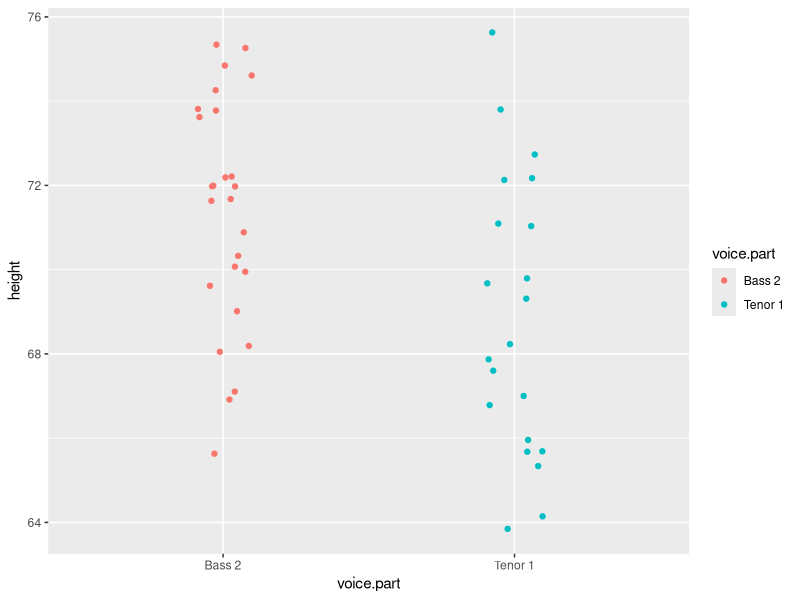
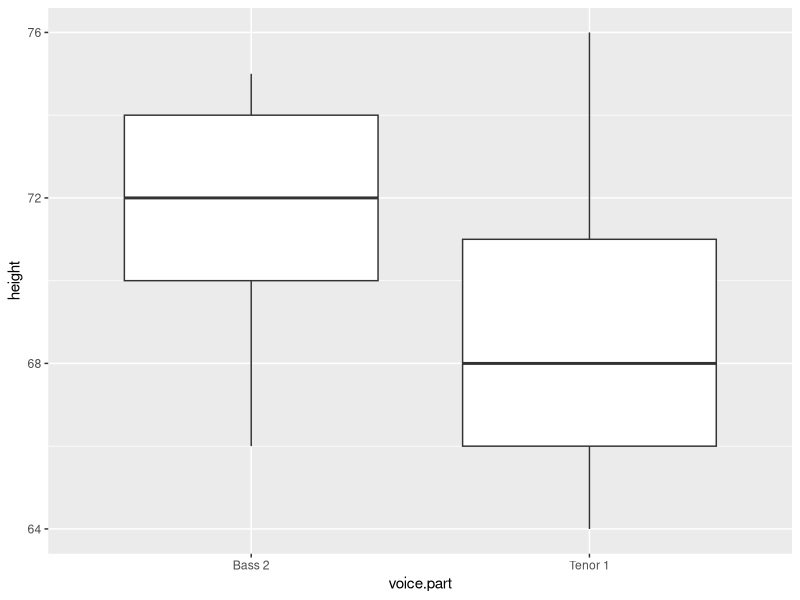
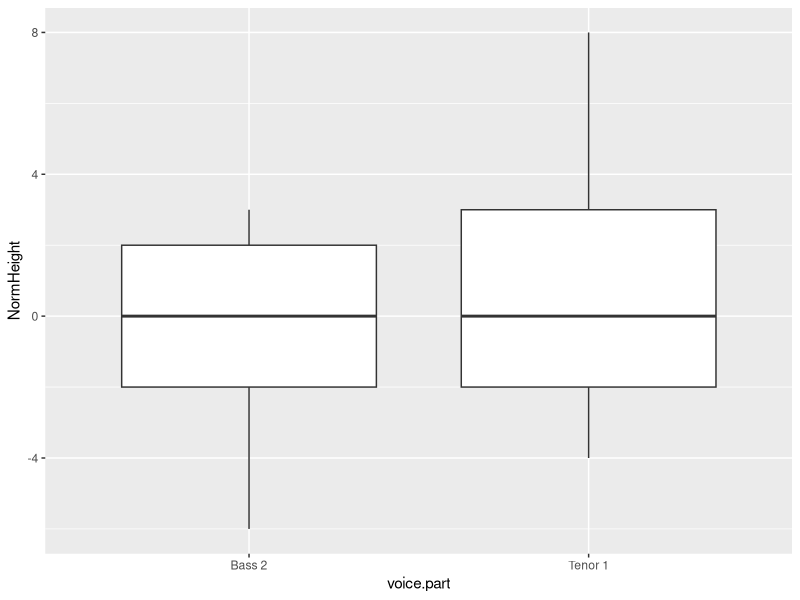

The R source for these figures, in order: (Note: this script raises an error after producing the figures.)
## ---- chunk 1
library(dplyr)
library(tidyr)
library(ggplot2)
df <- lattice::singer
df2 <- filter(df, voice.part == "Bass 2" | voice.part=="Tenor 1")
## ---- chunk 2
ggplot(df2) + aes(y=height, x=voice.part, col=voice.part) + 
             geom_jitter(position = position_jitter(width = .1))
## ---- chunk 3
df2 %>% group_by(voice.part) %>% summarize(median = median(height), count = n() )
## ---- chunk 4
ggplot(df2) + aes(x=voice.part, y=height) + geom_boxplot()
## ---- chunk 5
df2.med <- df2 %>% group_by(voice.part) %>%
           mutate_each( funs(. - median(.)), NormHeight= height)  
ggplot(df2.med) + aes(x=voice.part, y=NormHeight) + geom_boxplot()
## ---- chunk 6
df.qq <- df2 %>% group_by(voice.part) %>%
        arrange(voice.part, height)   %>%
        mutate_each( funs( (1:length(.) - 0.5) / n()), f.val=length(height))

## ---- chunk 7
ggplot(df.qq) + aes(x=f.val, y = height) + geom_line(col="grey") + geom_point()  + facet_grid( voice.part ~ .) 
## ---- chunk 8
# Generate and index
i  <- 1:21
# Compute the f-values
fi <- (i - 0.5) / 21
# view rounded values
round(fi,2)
## ---- chunk 9
df.bass <- df.qq %>%  filter( voice.part == "Bass 2")
## ---- chunk 10
b.hgt.interp <- approx(df.bass$f.val, df.bass$height, fi)
## ---- chunk 11
s.qq <- data.frame( Bass  = b.hgt.interp$y,
                    Tenor = sort( df[ df$voice.part == "Tenor 1", 1 ] ) )

ggplot(s.qq) + aes( x= Tenor, y = Bass) + geom_point() + geom_abline( c(0,1))
## ---- chunk 12
# Get the range of both datasets
xylim <- range( c(s.qq$Bass, s.qq$Tenor) )

# Add a 5% buffer to the xy limits
# (This avoids having the points plotted on the edge of the plot)
xylim <- xylim + c(-0.05 * diff(xylim), + 0.05 * diff(xylim))

ggplot(s.qq) + aes( x= Tenor, y = Bass) + geom_point() + geom_abline( c(0,1)) +
               coord_fixed(ratio = 1, xlim=xylim, ylim = xylim)
## ---- chunk 13
OP <- par(mar=c(4,4,0,0))
Tenor <- df[ df$voice.part == "Tenor 1", 1 ]
Bass  <- df[ df$voice.part == "Bass 2", 1 ]
qqplot(x=Tenor, y=Bass, asp=1)
abline( c(0,1))
par(OP)
## ---- chunk 14
qq.out <- qqplot(x=Tenor, y=Bass, plot.it=FALSE)
qq.out <- as.data.frame(qq.out)

xylim <- range( c(qq.out$x, qq.out$y) )
xylim <- xylim + c(-0.05 * diff(xylim), + 0.05 * diff(xylim))
ggplot(qq.out) + aes( x= x, y = y) + geom_point() + geom_abline( c(0,1)) +
  coord_fixed(ratio = 1, xlim=xylim, ylim = xylim) +
  xlab("Tenor") + ylab("Bass")
## ---- chunk 15
library(lattice)

df2$voice.part <- ordered(df2$voice.part, levels= c("Tenor 1", "Bass 2"))

qq(df2$voice.part ~ df2$height, aspect=1)

## ---- chunk 16
md.y <- (qq.out$y - qq.out$x) 
md.x <- (qq.out$y + qq.out$x) * 0.5
df.md <- data.frame(md.x, md.y)

ggplot(df.md) + aes(x = md.x, y = md.y) + geom_point() + geom_abline( slope=0 ) +
                xlab("Mean height (in)") + ylab("Difference in height (in)")
## ---- chunk 17
# Save the qq output
df2$voice.part <- ordered(df2$voice.part, levels= c("Tenor 1", "Bass 2"))
df2.qq <- qq(df2$voice.part ~ df2$height, aspect=1)

# Plot the m-d
tmd(df2.qq,
    aspect=1,
    ylab = "Difference (inches)",
    xlab = "Mean (inches)")
